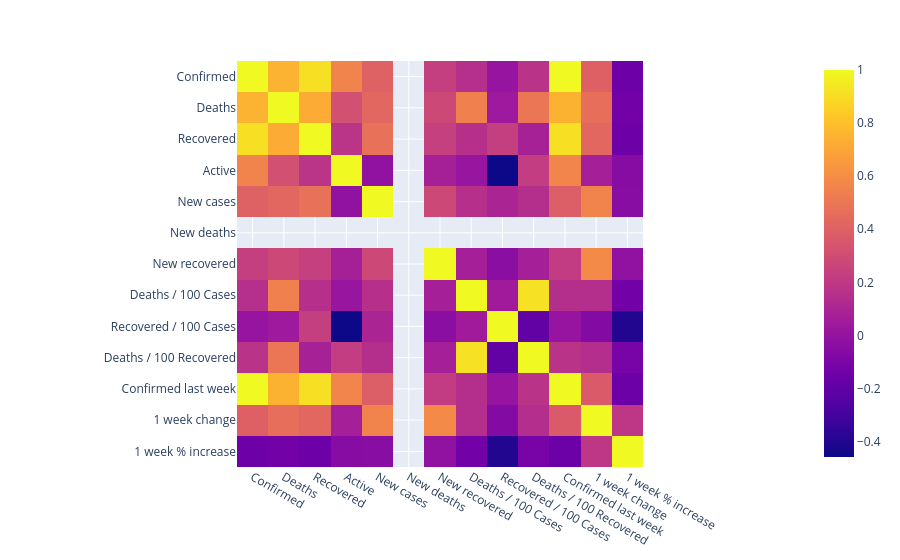

Notebook source saved alongside this figure:
### Code cell
fig = px.imshow(heatmap_df.corr())
fig.show()

### Figure 1 — Plotly figure (JSON) as saved in the notebook; plotly's stock layout.template omitted (floating-point values rounded to 4 significant figures; data arrays with more than 128 entries replaced by an {"elided": "..."} marker saying what was removed)
{"data": [{"coloraxis": "coloraxis", "hovertemplate": "x: %{x}<br>y: %{y}<br>color: %{z}<extra></extra>", "name": "0", "type": "heatmap", "x": ["Confirmed", "Deaths", "Recovered", "Active", "New cases", "New deaths", "New recovered", "Deaths / 100 Cases", "Recovered / 100 Cases", "Deaths / 100 Recovered", "Confirmed last week", "1 week change", "1 week % increase"], "xaxis": "x", "y": ["Confirmed", "Deaths", "Recovered", "Active", "New cases", "New deaths", "New recovered", "Deaths / 100 Cases", "Recovered / 100 Cases", "Deaths / 100 Recovered", "Confirmed last week", "1 week change", "1 week % increase"], "yaxis": "y", "z": {"elided": "13x13 float values"}}], "layout": {"coloraxis": {"colorscale": [[0, "#0d0887"], [0.1111, "#46039f"], [0.2222, "#7201a8"], [0.3333, "#9c179e"], [0.4444, "#bd3786"], [0.5556, "#d8576b"], [0.6667, "#ed7953"], [0.7778, "#fb9f3a"], [0.8889, "#fdca26"], [1, "#f0f921"]]}, "margin": {"t": 60}, "xaxis": {"anchor": "y", "constrain": "domain", "domain": [0, 1], "scaleanchor": "y"}, "yaxis": {"anchor": "x", "autorange": "reversed", "constrain": "domain", "domain": [0, 1]}}}
